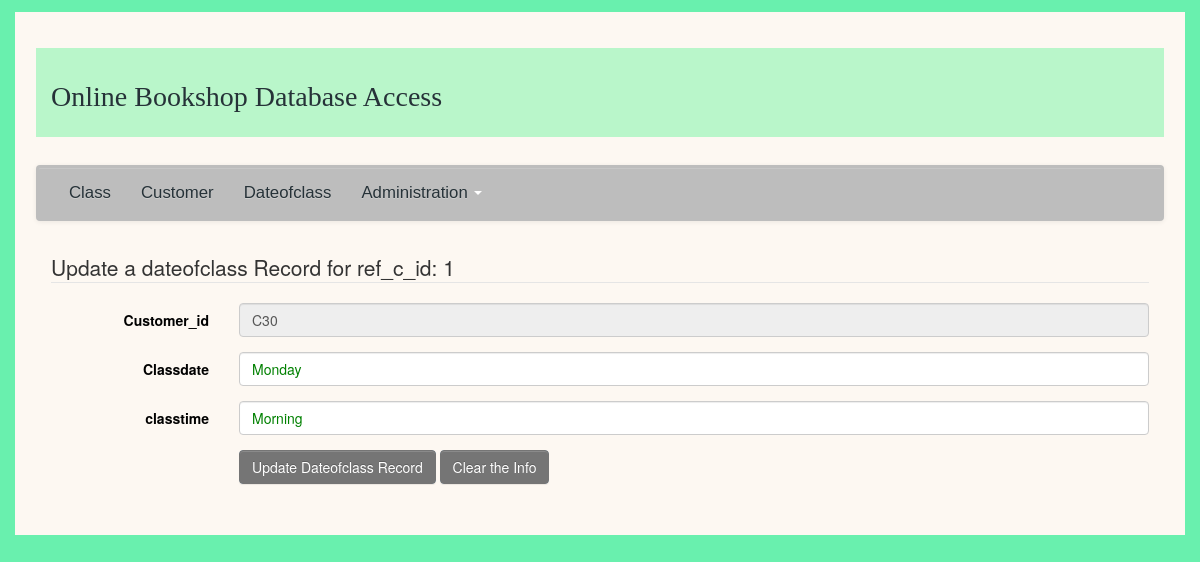
The app's page /Angular-gym/admin/editdateofclass.php?ref_c_id=1 (signed in) with its own data.
### tables this page shows
CREATE TABLE `dateofclass` (
  `ref_c_id` varchar(6) NOT NULL,
  `classdate` varchar(9) NOT NULL,
  `classtime` varchar(9) NOT NULL,
  `customer_id` varchar(6) NOT NULL,
  `class_id` varchar(6) NOT NULL
);

CREATE TABLE `customer` (
  `customer_id` varchar(6) NOT NULL,
  `name` varchar(15) NOT NULL,
  `type` varchar(5) NOT NULL DEFAULT 'adult',
  `email` varchar(30) NOT NULL,
  `phone` varchar(15) NOT NULL,
  `date_entered` date NOT NULL
);

### Angular-gym/admin/inc/dateofclass.inc.php (called while the page is built, shortened)
<?php
class Dateofclass
{
    private $db;
    public function __construct($database)
    {
        $this->db = $database;
    }
    public function onedateofclass($ref_c_id)
    {
        $sql = 'SELECT * FROM class JOIN dateofclass on class.class_id = dateofclass.class_id join customer ON dateofclass.customer_id = customer.customer_id  where ref_c_id = :ref_c_id';
        $stmt = $this->db->prepare($sql);
        $stmt->bindParam(':ref_c_id', $ref_c_id, PDO::PARAM_STR);
        $stmt->execute();
        $dateofclass = $stmt->fetch(PDO::FETCH_OBJ);
        return $dateofclass;
    }
}

### Angular-gym/admin/inc/init.inc.php (called while the page is built, shortened)
<?php
require_once 'header.inc.php';
require_once 'db.inc.php';
require_once 'gymstore.inc.php';
require_once 'dateofclass.inc.php';
$dateofclass = new Dateofclass($dbh);
?>

### Angular-gym/admin/inc/gymstore.inc.php (called while the page is built, shortened)
<?php
function retrieveonedate($dateofclass)
{
    $ref_c_id = $dateofclass->ref_c_id;
    $classdate = $dateofclass->classdate;
    $classtime = $dateofclass->classtime;
    $customer_id = $dateofclass->customer_id;
}

### Angular-gym/admin/editdateofclass.php (the view, shortened to what this page needs)
<?php require 'inc/secure.inc.php';
require 'inc/init.inc.php';
if (isset($_REQUEST['Submit'])) {
try
{   $ref_c_id=$_POST['ref_c_id'];
    $classdate=$_POST['classdate'];
    $classtime=$_POST['classtime'];
    $dateofclass->updaterecord($ref_c_id, $classdate, $classtime);
    $stat ="edit";
    header("Location:dateofclass.php?stat=$stat");
}
catch (PDOException $e)
{
   echo '<br>PDO Exception Caught.';
   echo 'Error with the database: <br>';
   echo 'Error: ' . $e->getMessage().'</p>';
}
}
 else {
$ref_c_id = $_GET['ref_c_id'];
try
{
   $daterec = $dateofclass->onedateofclass($ref_c_id);
}
catch (PDOException $e)
{
   echo '<br>PDO Exception Caught.';
   echo 'Error with the database: <br>';
   echo 'SQL Query: ', $sql;
   echo 'Error: ' . $e->getMessage().'</p>';
}
?>
<form action = "" method = "post" class="form-horizontal" id="insertpublisher" name ="insertpublisher">
    <fieldset><legend>Update a dateofclass Record for ref_c_id: <?php echo $ref_c_id;?></legend>
     <div class ="form-group">
       <label for="customer_id" class="col-sm-2 control-label">Customer_id</label>
       <div class="col-sm-10">
        <input type="text" name="customer_id" id="customer_id"   class="form-control" disabled value = "<?php echo $customer_id;?>">
       </div>
     </div>
     <div class ="form-group">
       <label for="classdate" class="col-sm-2 control-label">Classdate</label></td>
       <div class="col-sm-10">
         <input type="text" name="classdate" id="classdate"  class="form-control"   value = "<?php echo $classdate;?>" >
       </div>
     </div>
     <div class ="form-group">
       <label for="classtime" class="col-sm-2 control-label">classtime</label></td></td>
       <div class="col-sm-10">
         <input type="text" name="classtime" id="classtime"  maxlength="20"  class="form-control"  value = "<?php echo $classtime;?>">
       </div>
     </div>
<div class = "form-group">
 <div class="col-sm-10 col-sm-offset-2">
       <input type="submit" class="btn btn-primary" value="Update Dateofclass Record" name = "Submit">
       <input type="reset" class="btn btn-primary" value="Clear the Info" >
	 </div>
	 </div>
    </fieldset>
    </form>
<?php
}
require 'inc/footer.inc.php';?>
</section>
</div>
</body>
</html>

### Angular-gym/admin/css/mycss.css (style rules this page uses)
body { background-color: #69F0AE; color: black; }
form,table { margin-top:1%; }
input[type="text"]:valid, input[type="email"]:valid, input[type="password"]:valid, input[type="url"]:valid { color: green; }

### records on screen
dateofclass: ref_c_id "1", customer_id "C30", classdate "Monday", classtime "Morning"
